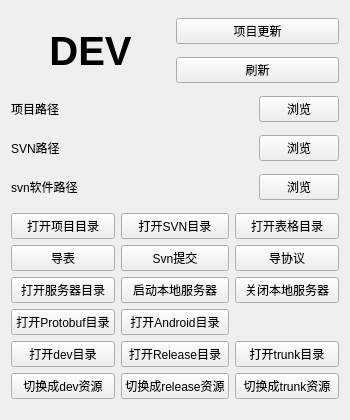
<?xml version="1.0" encoding="UTF-8"?>
<ui version="4.0">
 <class>Form</class>
 <widget class="QWidget" name="Form">
  <property name="windowModality">
   <enum>Qt::WindowModal</enum>
  </property>
  <property name="enabled">
   <bool>true</bool>
  </property>
  <property name="geometry">
   <rect>
    <x>0</x>
    <y>0</y>
    <width>350</width>
    <height>420</height>
   </rect>
  </property>
  <property name="sizePolicy">
   <sizepolicy hsizetype="Preferred" vsizetype="Preferred">
    <horstretch>0</horstretch>
    <verstretch>0</verstretch>
   </sizepolicy>
  </property>
  <property name="minimumSize">
   <size>
    <width>350</width>
    <height>420</height>
   </size>
  </property>
  <property name="maximumSize">
   <size>
    <width>16777215</width>
    <height>16777215</height>
   </size>
  </property>
  <property name="sizeIncrement">
   <size>
    <width>0</width>
    <height>0</height>
   </size>
  </property>
  <property name="baseSize">
   <size>
    <width>0</width>
    <height>0</height>
   </size>
  </property>
  <property name="windowTitle">
   <string>工具</string>
  </property>
  <layout class="QGridLayout" name="gridLayout_2">
   <item row="2" column="0">
    <widget class="QLabel" name="label">
     <property name="text">
      <string>项目路径</string>
     </property>
    </widget>
   </item>
   <item row="3" column="0">
    <widget class="QLabel" name="label_2">
     <property name="text">
      <string>SVN路径</string>
     </property>
    </widget>
   </item>
   <item row="3" column="3">
    <widget class="QPushButton" name="SvnPathSearchBtn">
     <property name="text">
      <string>浏览</string>
     </property>
    </widget>
   </item>
   <item row="2" column="1" colspan="2">
    <widget class="QLabel" name="ProPath">
     <property name="text">
      <string/>
     </property>
     <property name="scaledContents">
      <bool>true</bool>
     </property>
     <property name="alignment">
      <set>Qt::AlignCenter</set>
     </property>
     <property name="wordWrap">
      <bool>false</bool>
     </property>
    </widget>
   </item>
   <item row="4" column="3">
    <widget class="QPushButton" name="SvnExeSearchBtn">
     <property name="text">
      <string>浏览</string>
     </property>
    </widget>
   </item>
   <item row="1" column="2" colspan="2">
    <widget class="QPushButton" name="ResLinkRefBtn">
     <property name="text">
      <string>刷新</string>
     </property>
    </widget>
   </item>
   <item row="4" column="0">
    <widget class="QLabel" name="label_3">
     <property name="text">
      <string>svn软件路径</string>
     </property>
    </widget>
   </item>
   <item row="0" column="0" rowspan="2" colspan="2">
    <widget class="QLabel" name="ResLink">
     <property name="font">
      <font>
       <pointsize>30</pointsize>
       <weight>75</weight>
       <bold>true</bold>
      </font>
     </property>
     <property name="text">
      <string>DEV</string>
     </property>
     <property name="alignment">
      <set>Qt::AlignCenter</set>
     </property>
    </widget>
   </item>
   <item row="2" column="3">
    <widget class="QPushButton" name="ProPathSearchBtn">
     <property name="text">
      <string>浏览</string>
     </property>
    </widget>
   </item>
   <item row="0" column="2" colspan="2">
    <widget class="QPushButton" name="UpdateBtn">
     <property name="text">
      <string>项目更新</string>
     </property>
    </widget>
   </item>
   <item row="5" column="0" colspan="4">
    <layout class="QGridLayout" name="BtnsLayout">
     <item row="5" column="0">
      <widget class="QPushButton" name="ResDevBtn">
       <property name="font">
        <font>
         <stylestrategy>PreferDefault</stylestrategy>
        </font>
       </property>
       <property name="text">
        <string>切换成dev资源</string>
       </property>
      </widget>
     </item>
     <item row="0" column="2">
      <widget class="QPushButton" name="OpenExcelPathBtn">
       <property name="font">
        <font>
         <stylestrategy>PreferDefault</stylestrategy>
        </font>
       </property>
       <property name="text">
        <string>打开表格目录</string>
       </property>
      </widget>
     </item>
     <item row="4" column="1">
      <widget class="QPushButton" name="OpenReleasePathBtn">
       <property name="font">
        <font>
         <stylestrategy>PreferDefault</stylestrategy>
        </font>
       </property>
       <property name="text">
        <string>打开Release目录</string>
       </property>
      </widget>
     </item>
     <item row="3" column="1">
      <widget class="QPushButton" name="OpenAndroidPath">
       <property name="font">
        <font>
         <stylestrategy>PreferDefault</stylestrategy>
        </font>
       </property>
       <property name="text">
        <string>打开Android目录</string>
       </property>
      </widget>
     </item>
     <item row="0" column="0">
      <widget class="QPushButton" name="OpenProPathBtn">
       <property name="font">
        <font>
         <stylestrategy>PreferDefault</stylestrategy>
        </font>
       </property>
       <property name="text">
        <string>打开项目目录</string>
       </property>
      </widget>
     </item>
     <item row="1" column="2">
      <widget class="QPushButton" name="GuideProtobufBtn">
       <property name="font">
        <font>
         <stylestrategy>PreferDefault</stylestrategy>
        </font>
       </property>
       <property name="text">
        <string>导协议</string>
       </property>
      </widget>
     </item>
     <item row="0" column="1">
      <widget class="QPushButton" name="OpenSvnPathBtn">
       <property name="font">
        <font>
         <stylestrategy>PreferDefault</stylestrategy>
        </font>
       </property>
       <property name="text">
        <string>打开SVN目录</string>
       </property>
      </widget>
     </item>
     <item row="1" column="0">
      <widget class="QPushButton" name="GuideTabelBtn">
       <property name="font">
        <font>
         <stylestrategy>PreferDefault</stylestrategy>
        </font>
       </property>
       <property name="text">
        <string>导表</string>
       </property>
      </widget>
     </item>
     <item row="1" column="1">
      <widget class="QPushButton" name="SvnCommitBtn">
       <property name="font">
        <font>
         <stylestrategy>PreferDefault</stylestrategy>
        </font>
       </property>
       <property name="text">
        <string>Svn提交</string>
       </property>
      </widget>
     </item>
     <item row="4" column="2">
      <widget class="QPushButton" name="OpenTrunkPathBtn">
       <property name="font">
        <font>
         <stylestrategy>PreferDefault</stylestrategy>
        </font>
       </property>
       <property name="text">
        <string>打开trunk目录</string>
       </property>
      </widget>
     </item>
     <item row="2" column="0">
      <widget class="QPushButton" name="OpenServerPathBtn">
       <property name="font">
        <font>
         <stylestrategy>PreferDefault</stylestrategy>
        </font>
       </property>
       <property name="text">
        <string>打开服务器目录</string>
       </property>
      </widget>
     </item>
     <item row="3" column="0">
      <widget class="QPushButton" name="OpenProtobufPathBtn">
       <property name="font">
        <font>
         <pointsize>9</pointsize>
         <weight>50</weight>
         <bold>false</bold>
         <stylestrategy>PreferDefault</stylestrategy>
        </font>
       </property>
       <property name="text">
        <string>打开Protobuf目录</string>
       </property>
      </widget>
     </item>
     <item row="5" column="1">
      <widget class="QPushButton" name="ResReleaseBtn">
       <property name="font">
        <font>
         <stylestrategy>PreferDefault</stylestrategy>
        </font>
       </property>
       <property name="text">
        <string>切换成release资源</string>
       </property>
      </widget>
     </item>
     <item row="5" column="2">
      <widget class="QPushButton" name="ResTrunkBtn">
       <property name="font">
        <font>
         <stylestrategy>PreferDefault</stylestrategy>
        </font>
       </property>
       <property name="text">
        <string>切换成trunk资源</string>
       </property>
      </widget>
     </item>
     <item row="2" column="1">
      <widget class="QPushButton" name="OpenServerBtn">
       <property name="font">
        <font>
         <stylestrategy>PreferDefault</stylestrategy>
        </font>
       </property>
       <property name="text">
        <string>启动本地服务器</string>
       </property>
      </widget>
     </item>
     <item row="4" column="0">
      <widget class="QPushButton" name="OpenDevPathBtn">
       <property name="font">
        <font>
         <stylestrategy>PreferDefault</stylestrategy>
        </font>
       </property>
       <property name="text">
        <string>打开dev目录</string>
       </property>
      </widget>
     </item>
     <item row="2" column="2">
      <widget class="QPushButton" name="CloseServerBtn">
       <property name="font">
        <font>
         <stylestrategy>PreferDefault</stylestrategy>
        </font>
       </property>
       <property name="text">
        <string>关闭本地服务器</string>
       </property>
      </widget>
     </item>
    </layout>
   </item>
   <item row="3" column="1" colspan="2">
    <widget class="QLabel" name="SvnPath">
     <property name="text">
      <string/>
     </property>
     <property name="scaledContents">
      <bool>true</bool>
     </property>
     <property name="alignment">
      <set>Qt::AlignCenter</set>
     </property>
     <property name="wordWrap">
      <bool>false</bool>
     </property>
    </widget>
   </item>
   <item row="4" column="1" colspan="2">
    <widget class="QLabel" name="SvnExePath">
     <property name="text">
      <string/>
     </property>
     <property name="scaledContents">
      <bool>true</bool>
     </property>
     <property name="alignment">
      <set>Qt::AlignCenter</set>
     </property>
     <property name="wordWrap">
      <bool>true</bool>
     </property>
    </widget>
   </item>
  </layout>
 </widget>
 <resources/>
 <connections/>
</ui>
